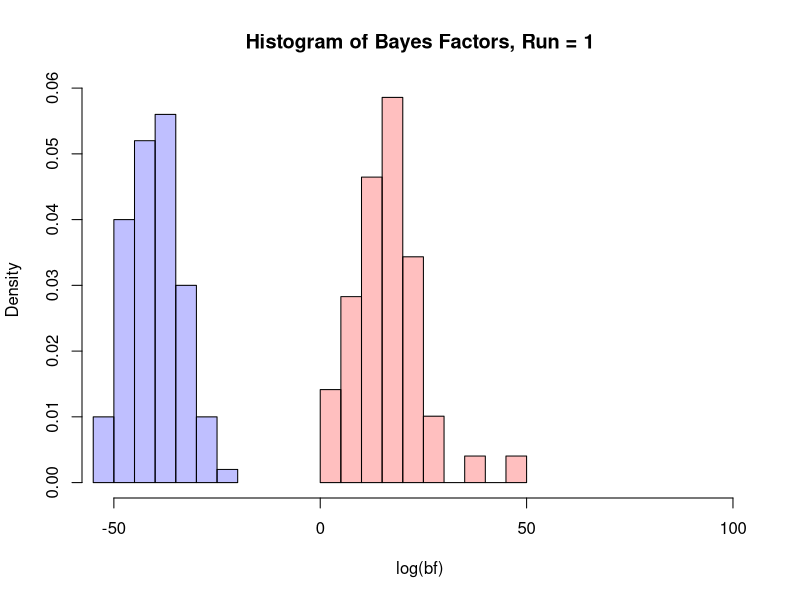
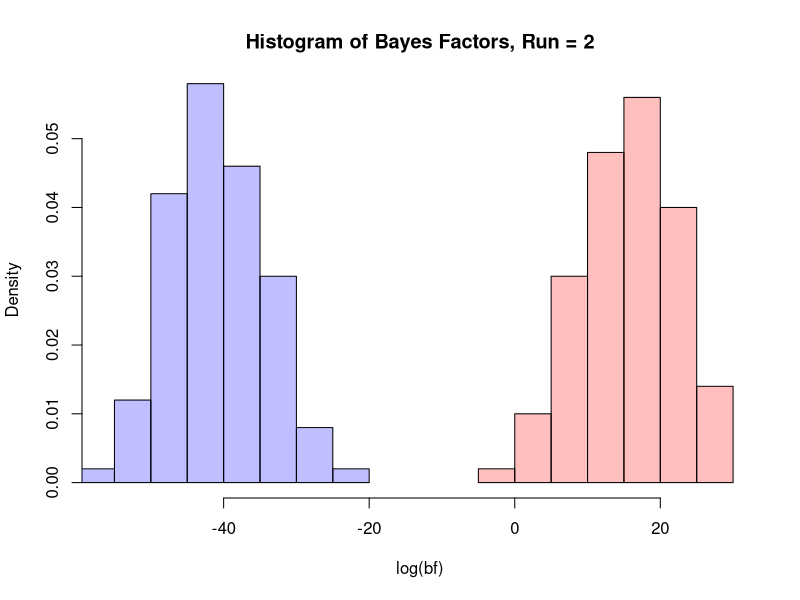
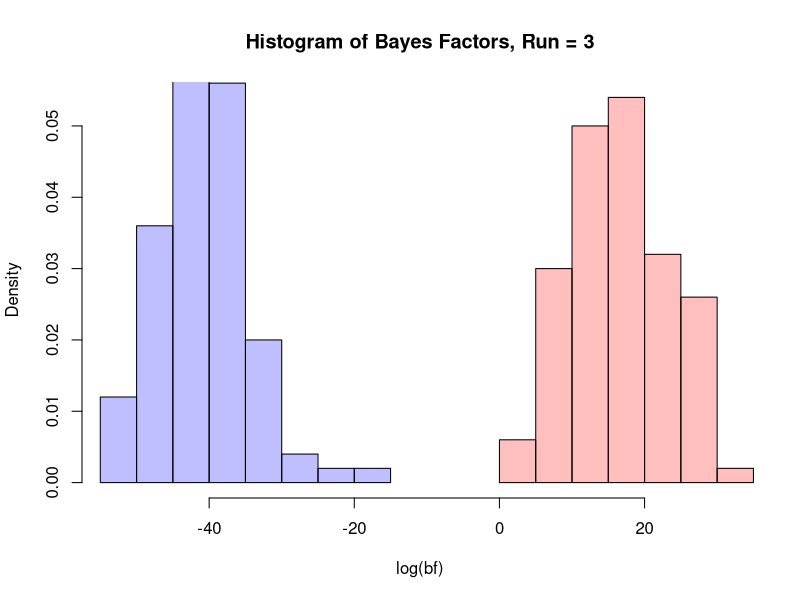
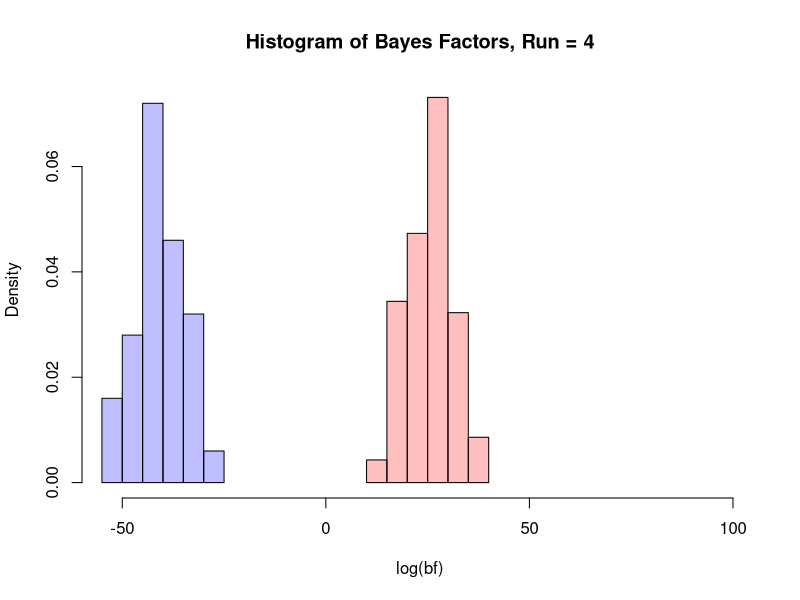
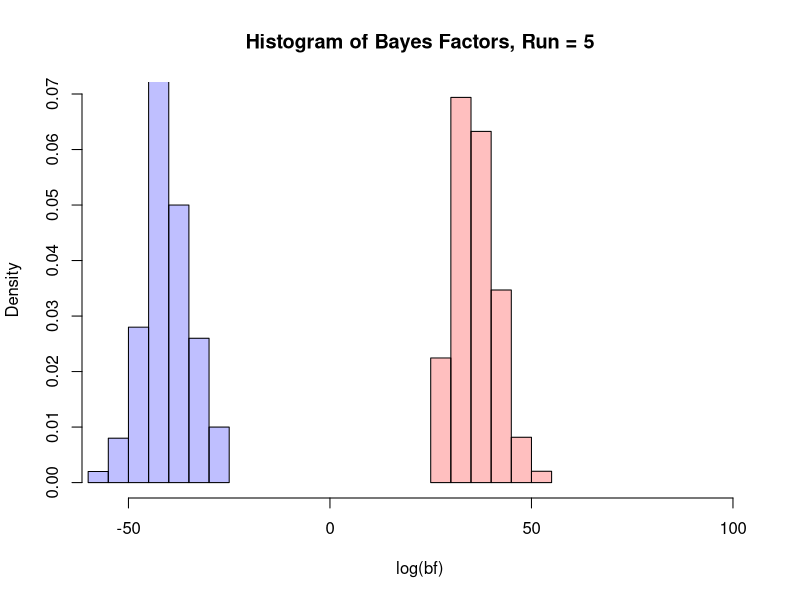
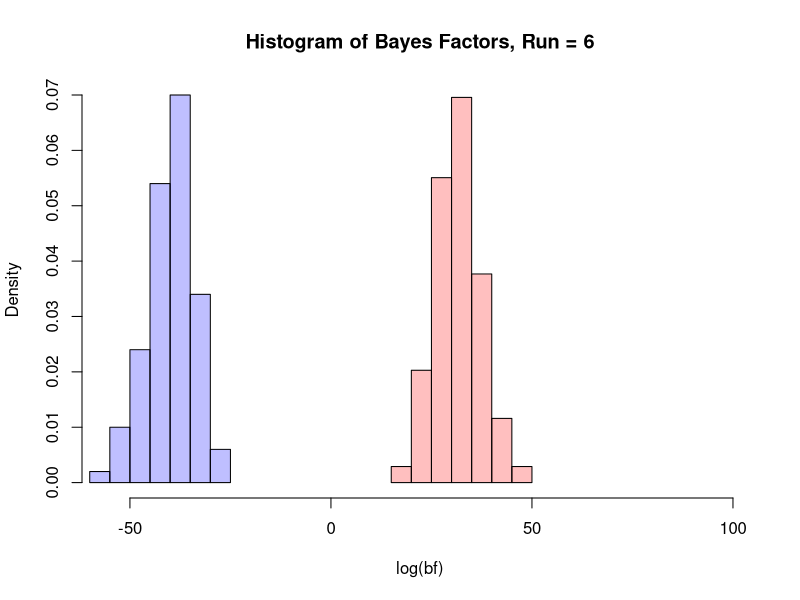
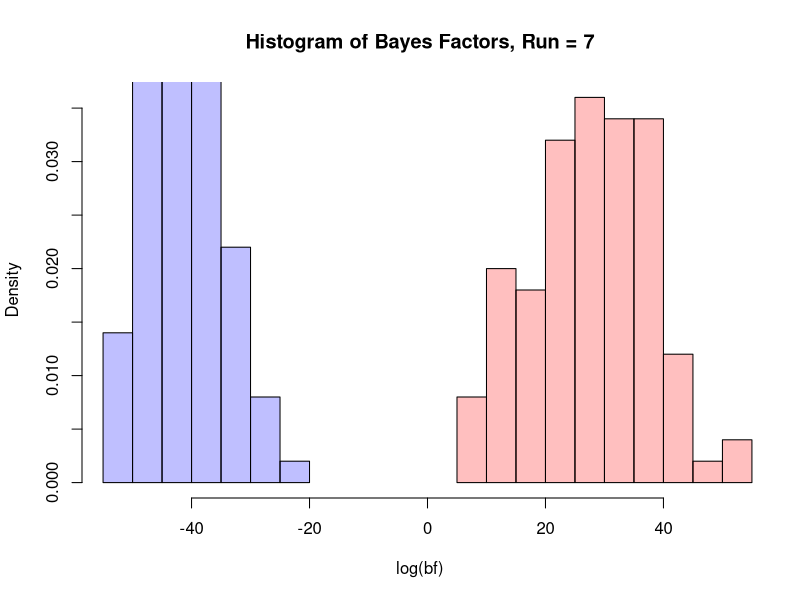
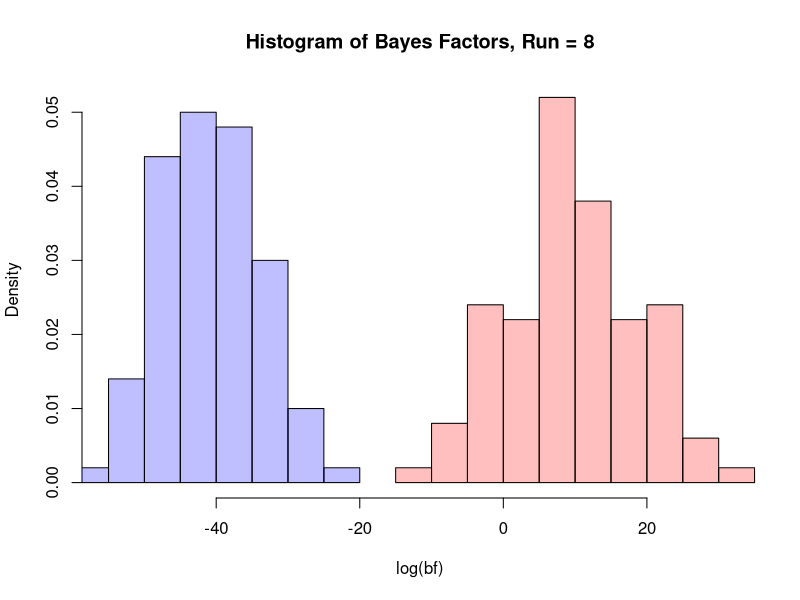

These figures' R source, in order:
# Read the CSV output from the Bayes Factor simulation and produce histograms

setwd("C:\\Users\\ianmt\\Documents\\Git\\latentspace\\Results")

results <- read.csv("Bayes_Factor.csv")
runs <- range(results[,"run"])

pdf(file="Bayes_Factor.pdf",width=8.5,height=5.5)

for (run in seq(runs[1],runs[2])) {
  xmin <- min(log(results[results[,"run"]==run,"bf_rvar"]),
              log(results[results[,"run"]==run,"bf_no_rvar"]))
  xmax <- min(max(log(results[results[,"run"]==run,"bf_rvar"]),
                  log(results[results[,"run"]==run,"bf_no_rvar"])),
              100)
  hist(log(results[results[,"run"]==run,"bf_rvar"]), freq=FALSE,
       main=paste("Histogram of Bayes Factors, Run =",run),
       xlab="log(bf)", xlim=c(xmin,xmax),
       col = rgb(1,0,0,0.25))
  hist(log(results[results[,"run"]==run,"bf_no_rvar"]), freq=FALSE,
       main=paste("Histogram of Bayes Factors, Run =",run),
       xlab="log(bf)", xlim=c(xmin,xmax),
       col = rgb(0,0,1,0.25), add=TRUE)
}

dev.off()
